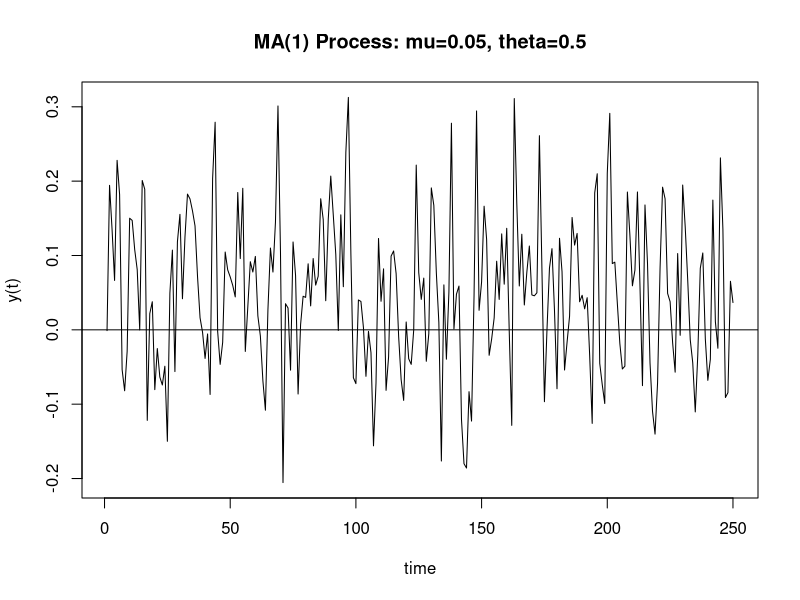
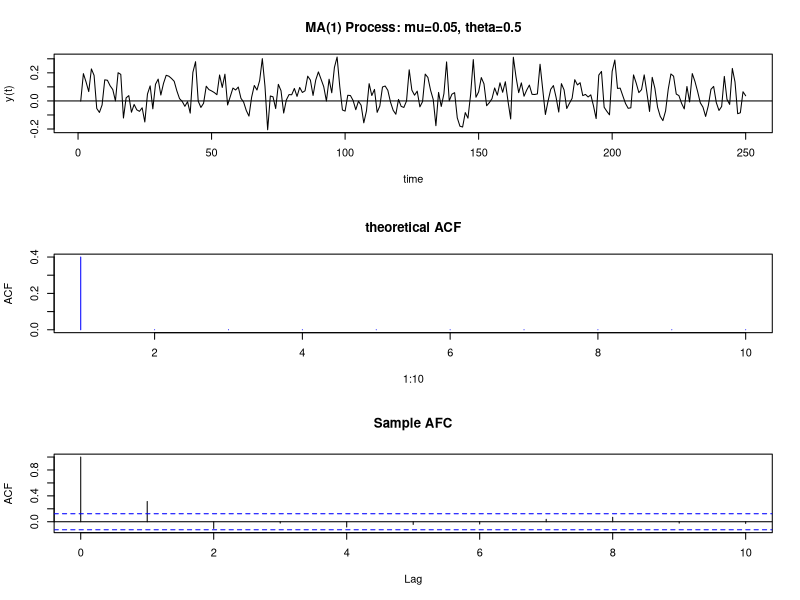
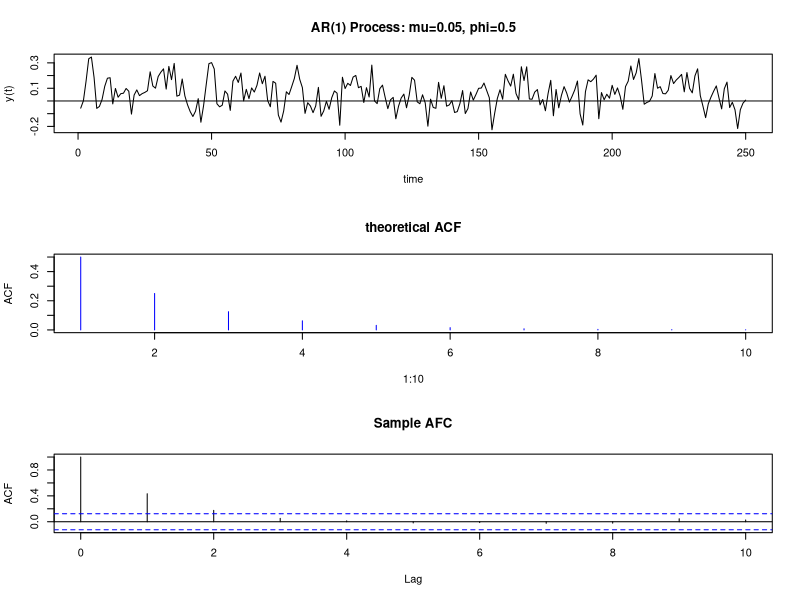

The R source for these figures, in order:

##########
# Ex. 01
##########

set.seed(123)

# Y_{t} = 0.05 + e_{t} + 0.5 * e_{t-1}
# e_t iid N(0, 0.1 ^ 2)

# Simulate 250 observations from the MA(1) model
ma1_sim = arima.sim(list(ma = 0.5), 250, mean = 0, sd = 0.1) + 0.05


##########
# Ex. 02
##########

# Make a line plot of the observations and add a horizontal line at zero
plot(ma1_sim, type = 'l', main = 'MA(1) Process: mu=0.05, theta=0.5',
     xlab = 'time', ylab = 'y(t)')
abline(h = 0)


##########
# Ex. 03
##########

# Generate the theoretical ACF with upto lag 10
acf_ma1_model = ARMAacf(ma = 0.5, lag.max = 10)

# Split plotting window in three rows
par(mfrow=c(3,1))
# First plot: The simulated observations
plot(ma1_sim, type = 'l', main = 'MA(1) Process: mu=0.05, theta=0.5',
     xlab = 'time', ylab = 'y(t)')
abline(h = 0)
# Second plot: Theoretical ACF:
plot(1:10, acf_ma1_model[2:11], type='h', col='blue',  ylab='ACF',
     main='theoretical ACF')
# Third plot: Sample ACF:
tmp = acf(ma1_sim, lag.max = 10, main = 'Sample AFC')

# Reset graphical window to only one graph
par(mfrow=c(1,1))


##########
# Ex. 04
##########

# Y_{t} - 0.05 =  0.5 * (Y_{t-1} - 0.05) + e_{t}
# e_t iid N(0, 0.1 ^ 2)

# Simulate 250 observations from the AR(1) model
ar1_sim = arima.sim(list(ar = 0.5), 250, mean = 0, sd = 0.1) + 0.05

# Generate the theoretical ACF with upto lag 10
acf_ar1_model = ARMAacf(ar = 0.5, lag.max = 10)

# Split plotting window in three rows
par(mfrow=c(3,1))
# First plot: The simulated observations
plot(ar1_sim, type = 'l', main = 'AR(1) Process: mu=0.05, phi=0.5',
     xlab = 'time', ylab = 'y(t)')
abline(h = 0)
# Second plot: Theoretical ACF:
plot(1:10, acf_ar1_model[2:11], type='h', col='blue',  ylab='ACF',
     main='theoretical ACF')
# Third plot: Sample ACF:
tmp = acf(ar1_sim, lag.max = 10, main = 'Sample AFC')

# Reset graphical window to only one graph
par(mfrow=c(1,1))


##########
# Extra
##########

A = matrix(c(1, 2, 6, 4, 4, 1, 7, 8, 3), nrow = 3)
B = matrix(c(4, 5, 2, 4, 9, 2, 0, 1, 5), nrow = 3)
x = matrix(c(1, 2, 3))
y = matrix(c(5, 2, 7))

t(A)              # Compute the transpose of A
A + B             # Compute A + B
A - B             # Compute A - B
2 * A             # Compute 2 * A
A %*% x           # Compute A * x
t(y) %*% A %*% x  # Compute y' * A * x

# Solve the system of equations A * z = b
A = matrix(c(1, 2, 1, 4), nrow = 2)
b = matrix(c(1, 2))
z = solve(A) %*% b


##########
# Extra
##########

# Consider creating a portfolio of three assets denoted A, B and C.
# Assume the following information:

# Mean return vector
mu = matrix(c(0.01, 0.04, 0.02))
# Covariance matrix of the return vector
S = matrix(c(0.1, 0.3, 0.1, 0.3, 0.15, -0.2, 0.1, -0.2, 0.08), nrow = 3)

# Compute the expected return for an equally weighted portfolio
# Portfolio weights
x = matrix(c(1 / 3, 1 / 3, 1 / 3))
# Expected return
t(x) %*% mu

# Variance for that portfolio
t(x) %*% S %*% x
